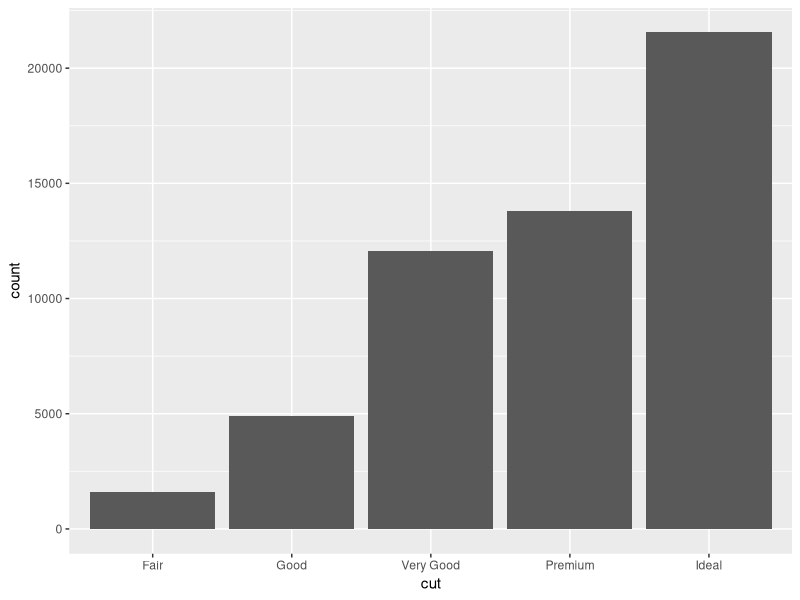
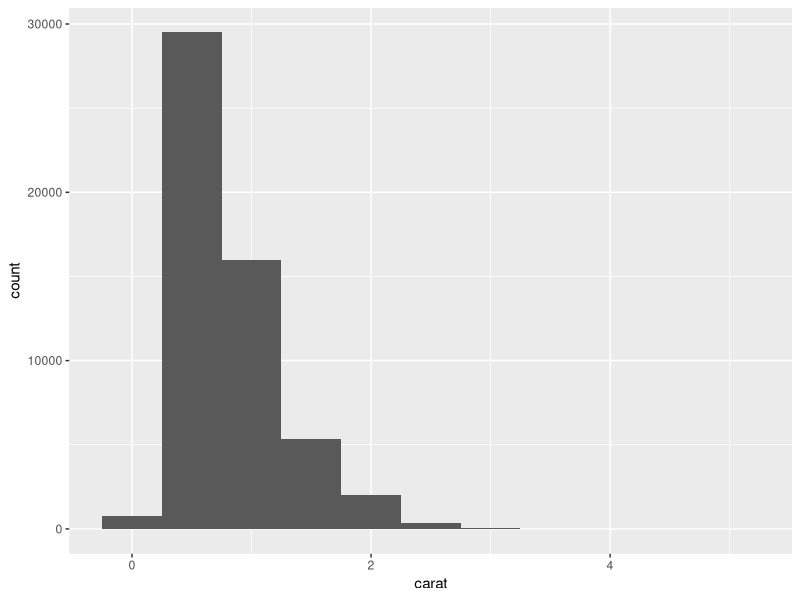
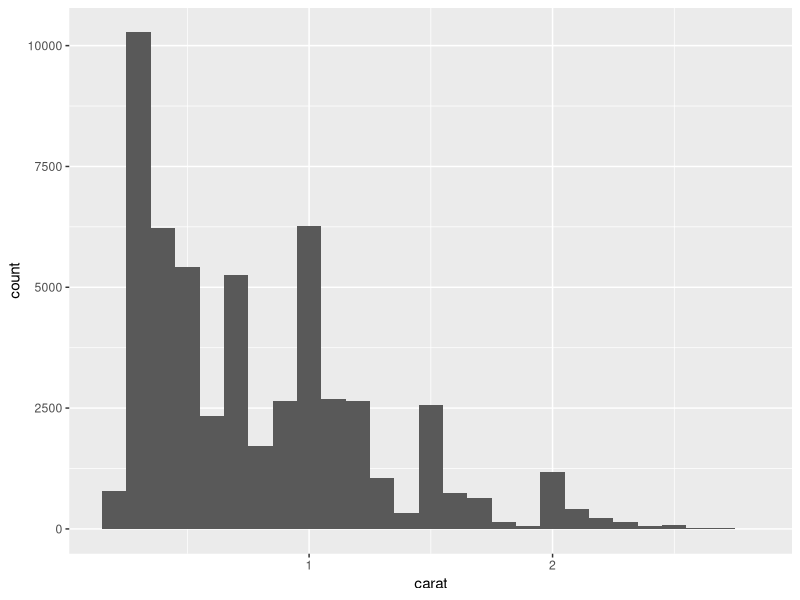
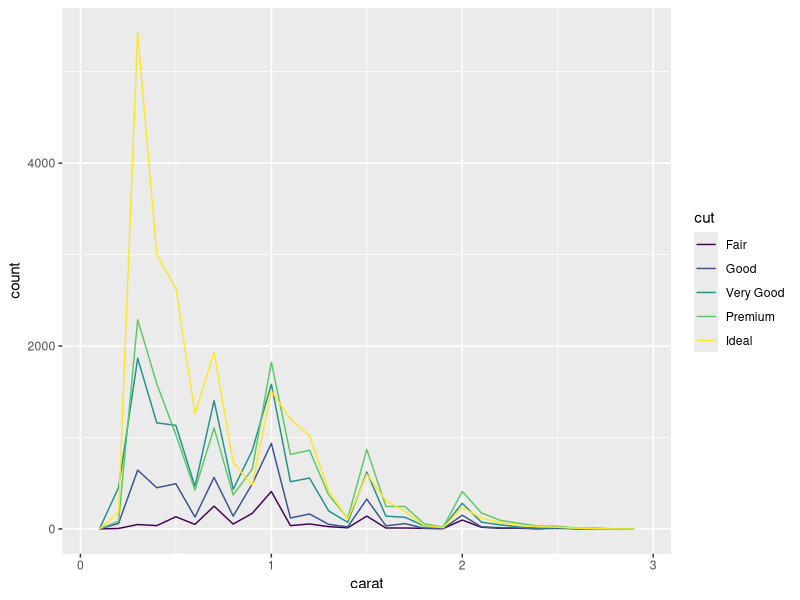
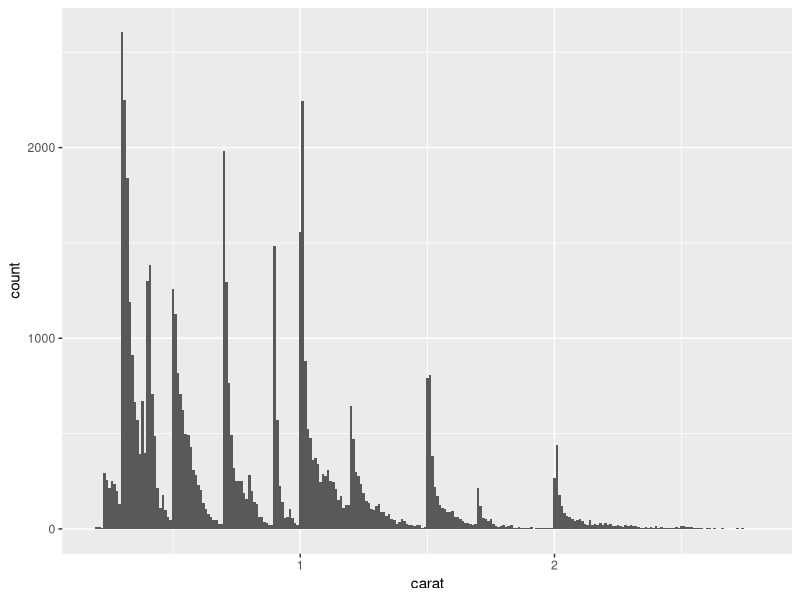
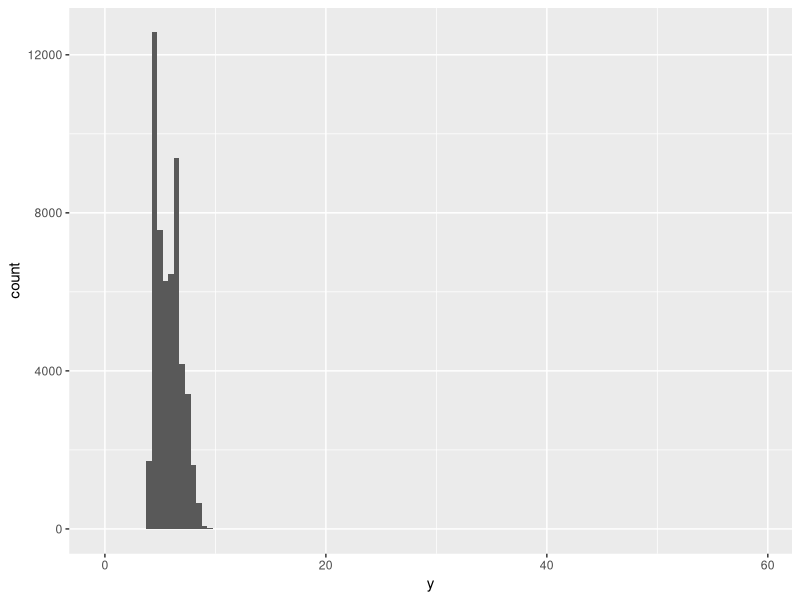
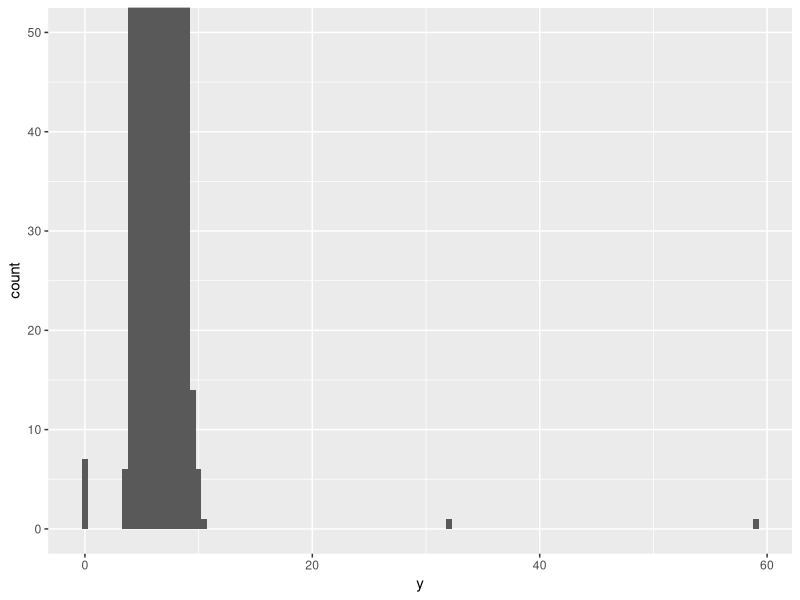
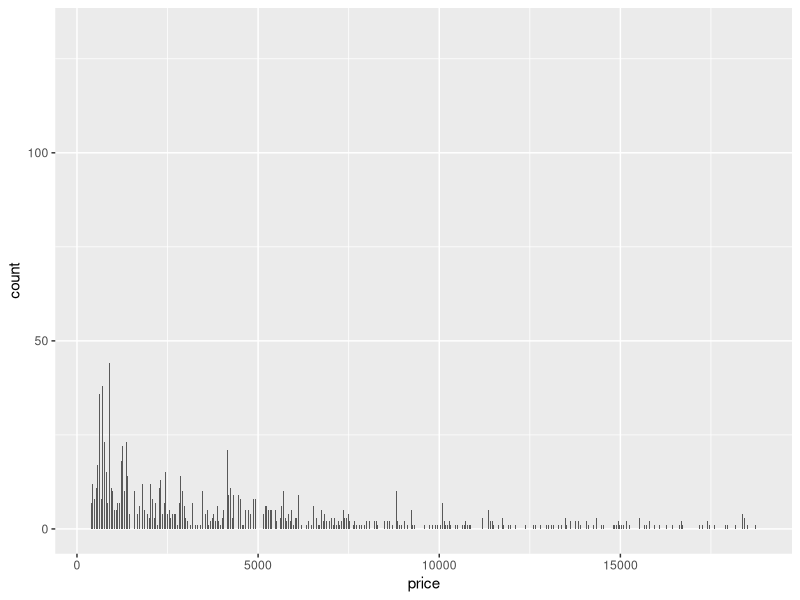

Source code (R) for these figures, in order:
# install.packages("tidyverse")
setwd("C:/Users/nade/Desktop/Data Analysis R")

### LOAD PACKAGE ###
library(tidyverse)

### Chapter 3 Exploratory Data Analysis
# Visualizing Distrinution
# For categorical values we use bar plot
ggplot(data = diamonds) +
  geom_bar(mapping = aes(x = cut))

# Compute the height of the bars manually
diamonds %>%
  count(cut)

# For continuous variables we use histogram
ggplot(data = diamonds) +
  geom_histogram(mapping = aes(x = carat), binwidth = 0.5)

# Compute manually
diamonds %>%
  count(cut_width(carat, 0.5))
# Need to set the width because histogram separates x-axis into equally spaced bins

# If we only want to check the diamonds within three carats
smaller <- diamonds %>%
  filter(carat < 3)

ggplot(data = smaller, mapping = aes(x = carat)) +
  geom_histogram(binwidth = 0.1)

# If you want to overlay many histograms in the same plot, use geom_freqpoly
ggplot(data = smaller, mapping = aes(x = carat, color = cut)) +
  geom_freqpoly(binwidth = 0.1)

# in general
ggplot(data = smaller, mapping = aes(x = carat)) +
  geom_histogram(binwidth = 0.01)

# The only evidence of outliers is the unusually wide limites on the y-axis
ggplot(diamonds) +
  geom_histogram(mapping = aes(x=y), binwidth = 0.5)

# To see outliers, we can zoom in to small values of the y-axis with coord_cartesian()
ggplot(diamonds) +
  geom_histogram(mapping = aes(x = y), binwidth = 0.5) +
  coord_cartesian(ylim = c(0,50))

# Exercises
# 2. Explore the distribution of price. Do you discover anything unusual or surprising?
# Think careful about the bin width and make sure you try a wide range of values
ggplot(data = diamonds, mapping = aes(x = price)) +
  geom_histogram(binwidth = 0.5)
ggplot(data = diamonds, mapping = aes(x = price)) +
  geom_histogram(binwidth = 1)
ggplot(data = diamonds, mapping = aes(x = price)) +
  geom_histogram(binwidth = 5)
ggplot(data = diamonds, mapping = aes(x = price)) +
  geom_histogram(binwidth = 10)
ggplot(data = diamonds, mapping = aes(x = price)) +
  geom_histogram(binwidth = 100)
ggplot(data = diamonds, mapping = aes(x = price)) +
  geom_histogram(binwidth = 1000)
# manually calculate with width 100
diamonds %>%
  count(cut_width(price, 100))

# 2. How many diamonds are 0.99 carat? How many are 1 carat? What do you think is the cause of the
# difference?
ninetynine <- diamonds %>%
  filter(carat == 0.99) %>%
  summarize(ninetyninecarat =  n())
ninetynine
# there are 23 diamonds with 0.99 carat
one <- diamonds %>%
  filter(carat == 1)
one %>%
  summarize(count = n())
# But there are 1558 diamonds with 1 carat
# Interesting, not sure why because I am not quite familiar with diamonds

# 4. Compare and contrast corrd_cartesian() versus xlim() or ylim() when
# zooming in on a histogram. What happens if you leave binwidth unset? What
# happens if you try to zoom so only half a bar shows.
q4test <- ggplot(data = diamonds, mapping = aes(x = price)) +
  geom_histogram(binwidth = 100)
# zoom in from y-axis
q4test1 <- ggplot(data = diamonds, mapping = aes(x = price)) +
  geom_histogram(binwidth = 100) +
  coord_cartesian(ylim = c(0, 200))
q4test1 # It shows only from 0 to 200 on y-axis
# zoom in from x-axis
q4test2 <- ggplot(data = diamonds, mapping = aes(x = price)) +
  geom_histogram(binwidth = 100) +
  coord_cartesian(xlim = c(0, 10000))
q4test2 # It shows only from 0 to 10000 on x-axis
# leaving binwidth unset
q4test3 <- ggplot(data = diamonds, mapping = aes(x = price)) +
  geom_histogram()
q4test3 # If you leave the binwidth unset, ggplot2 will set a default one for you
# otherwise, the smallest binwidth for diamonds price taks a long time for R to process

# Missing Values
# To deal with unusual or strange values, the best approach is to
# replace it with NA 
diamonds2 <- diamonds %>%
  mutate(y = ifelse(y < 3 | y > 20, NA, y))
# plot based on x and y
ggplot(data = diamonds2, mapping = aes(x = x, y = y)) +
  geom_point()
# to supress the warning
ggplot(data = diamonds2, mapping = aes(x = x, y = y)) +
  geom_point(na.rm = TRUE)

# Exercises
# 1. What happens to missing values in a histogram? What happens to missing values in a bar chart?
# Why is there a difference?
? histogram
? barplot
# 2. What does na.rm = TRUE do in mean() and sum()
# It changes the mean value and mean is greater if na.rm = TRUE, because the sum of total obs is decreased
# while the sum values do not change

# Covariation
# A Categorical and Continuous Variable
# sometimes it is not good to simply use freqpoly because smaller ones are hard to see
ggplot(diamonds) +
  geom_bar(mapping = aes(x = cut))

# To make comparision easier, we swap what is displayed on y-axis.
# Instead of count, we use density, which is the counter standardized so that the area
# under each frequency polygon is one
ggplot(data = diamonds,mapping = aes(x = price, y = ..density..)) +
  geom_freqpoly(mapping = aes(color = cut), binwidth = 500)
# Low quality diamonds have the highest price

# Another way to interpret is to display continuous variable broken down by a categorical
# variable----->>> boxplot
diamonds_boxplot <- ggplot(data = diamonds, mapping = aes(x = cut, y = price)) +
  geom_boxplot(mapping = aes(color = cut)) +
  ggtitle(expression(atop("Diamonds Prices Separated", "by Various Cuts"))) +
  xlab("Cut (Quality") +
  ylab("Price") +
  theme(plot.title = element_text(hjust = 0.5), text = element_text(size = 14),
        title = element_text(size = 16))
png("r_wickham/figures/chapter5/r_for_data_science_wickham_textbook_diamonds_cut_boxplot.png")
diamonds_boxplot
pdf("r_wickham/figures/chapter5/r_for_data_science_wickham_textbook_diamonds_cut_boxplot.pdf")
diamonds_boxplot
dev.off()

# cut is an ordered factor, fair is worse than good, and is worse than very good and so on
# Many categorical variables do not have such an intrinsic order
# Take the mpg dataset as an example
mpg_boxplot <- ggplot(data = mpg, mapping = aes(x = class, y = hwy)) +
  geom_boxplot(mapping = aes(color = class)) +
  ggtitle(expression(atop("Cars Highway Miles Per Gallon", "by Various Classes"))) +
  xlab("Class") +
  ylab("Highway Miles Per Gallon") +
  theme(plot.title = element_text(hjust = 0.5), text = element_text(size = 10),
        title = element_text(size = 14))
png("r_wickham/figures/chapter5/r_for_data_science_wickham_textbook_mpg_class_boxplot.png")
mpg_boxplot
pdf("r_wickham/figures/chapter5/r_for_data_science_wickham_textbook_mpg_class_boxplot.pdf")
mpg_boxplot
dev.off()

# We can also reorder class based on median values

mpg_reorder_boxplot <- ggplot(data = mpg, mapping = aes(x = reorder(class, hwy, FUN = median), y = hwy)) +
  geom_boxplot(mapping = aes(color = class)) +
  ggtitle(expression(atop("Cars Highway Miles Per Gallon", "by Various Classes"))) +
  xlab("Class") +
  ylab("Highway Miles Per Gallon") +
  theme(plot.title = element_text(hjust = 0.5), text = element_text(size = 10),
        title = element_text(size = 14))
png("r_wickham/figures/chapter5/r_for_data_science_wickham_textbook_mpg_reorder_class_boxplot.png")
mpg_reorder_boxplot
pdf("r_wickham/figures/chapter5/r_for_data_science_wickham_textbook_mpg_reorder_class_boxplot.pdf")
mpg_reorder_boxplot
dev.off()

# If you have long variable names, we can flip it 90 degrees

mpg_reorder_flip_boxplot <- ggplot(data = mpg, mapping = aes(x = reorder(class, hwy, FUN = median), y = hwy)) +
  geom_boxplot(mapping = aes(color = class)) +
  ggtitle(expression(atop("Cars Highway Miles Per Gallon", "by Various Classes"))) +
  ylab("Class, reordered") +
  xlab("Highway Miles Per Gallon") +
  coord_flip() +
  theme(plot.title = element_text(hjust = 0.5), text = element_text(size = 10),
        title = element_text(size = 14))
png("r_wickham/figures/chapter5/r_for_data_science_wickham_textbook_mpg_reorder_flip_class_boxplot.png")
mpg_reorder_flip_boxplot
pdf("r_wickham/figures/chapter5/r_for_data_science_wickham_textbook_mpg_reorder_flip_class_boxplot.pdf")
mpg_reorder_flip_boxplot
dev.off()


# Two categorical variables
ggplot(data = diamonds) +
  geom_count(mapping = aes(x = cut, y = color))

diamonds %>% 
  count(color, cut)

# To visualize 
diamonds %>% 
  count(color, cut) %>%  
  ggplot(mapping = aes(x = color, y = cut)) +
  geom_tile(mapping = aes(fill = n))

# Using alpha transparency
ggplot(data = diamonds) +
  geom_point(mapping = aes(x = carat, y = price),
             alpha = 1/100)
# But transparency can be challenging with large dataset

# Use geom_bin2d() and geom_hex()
ggplot(data = smaller) +
  geom_bin2d(mapping = aes(x = carat, y = price))

# install.packages("hexbin")
library(hexbin)
ggplot(data = smaller) +
  geom_hex(mapping = aes(x = carat, y = price))

# Another way is to bin one continuous variable so it acts like a categorical variable
ggplot(data = smaller, mapping = aes(x = carat, y = price)) +
  geom_boxplot(mapping = aes(group = cut_width(carat, 0.1)))

# Make the width of the boxplot proportional to the number of pooints with 
# varwidth = TRUE
ggplot(data = smaller, mapping = aes(x = carat, y = price)) +
  geom_boxplot(mapping = aes(group = cut_width(carat, 0.1)), varwidth = TRUE)

# Or display approximately the same number of points in each bin
ggplot(data = smaller, mapping = aes(x = carat, y = price)) +
  geom_boxplot(mapping = aes(group = cut_number(carat, 20)))

# Patterns and Models
library(modelr)
mod <- lm(log(price) ~ log(carat), data =diamonds)

diamonds2 <- diamonds %>%
  add_residuals(mod) %>%
  mutate(resid = exp(resid))

ggplot(data = diamonds2) +
  geom_point(mapping = aes(x = carat, y = resid))

ggplot(data = diamonds2) +
  geom_boxplot(mapping = aes(x = cut, y = resid))
